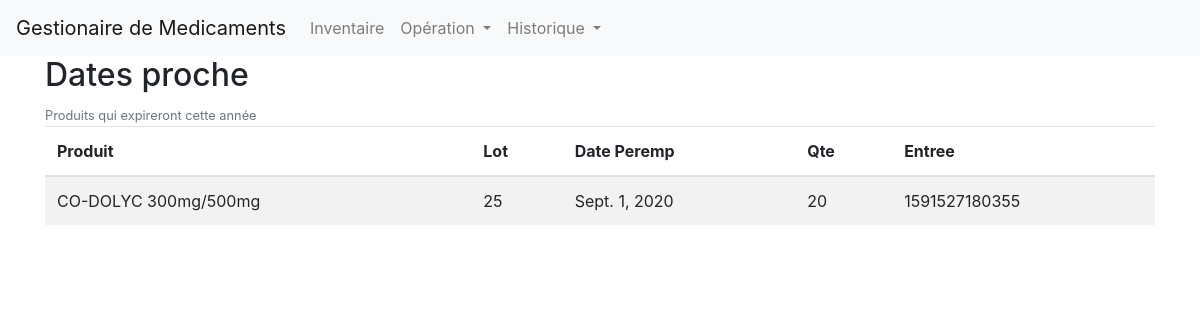
The app's page /close_expiries/, older data.
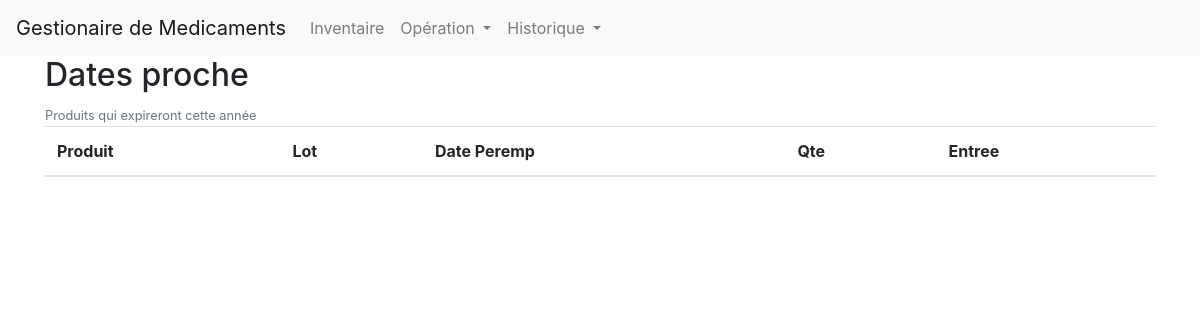
The same page, newer data.
### main/models.py (models this page shows, shortened)
class Lot(models.Model):
    drug = models.ForeignKey(Drug, on_delete=models.CASCADE)
    entry = models.ForeignKey(Entry, on_delete=models.CASCADE, default='')
    lot_number = models.CharField(max_length=30)
    exp_date = models.DateField()
    qte = models.IntegerField()
    tva = models.CharField(max_length=30)
    ht = models.CharField(max_length=30)
    ppa = models.CharField(max_length=30)
    marge = models.CharField(max_length=30)
    shp = models.CharField(max_length=30, default='2.0')
    def __str__(self):
        return '{} LOT:{} {}'.format(self.drug.name, self.lot_number, self.exp_date)

class Drug(models.Model):
    name = models.CharField(max_length=100)
    dosage = models.CharField(max_length=100)
    size = models.IntegerField(default=30)

class Entry(models.Model):
    number = models.CharField(max_length=30, default='-------')
    bill_number = models.CharField(max_length=30, default='-------')
    date = models.DateField()

### main/views.py (the view)
# urls.py: path('close_expiries/', main_views.close_expiries, name='close_expiries'),
def close_expiries(request):
    today = '{}'.format(datetime.date.today()).replace('-', '')
    next_year = int(today)+10000
    close = []
    for lot in Lot.objects.all():
        date = '{}'.format(lot.exp_date).replace('-', '')
        if int(date) <= next_year and int(date) > int(today):
            close.append(lot)
    print(close)
    return render(request, 'main/close_expiries.html', {'entries': close})

### main/templates/main/close_expiries.html
{% extends 'main/base.html' %}
{% block content %}
<div class='container'>
    <h2>Dates proche</h2>
    <small class='text-muted'>Produits qui expireront cette année</small>
    <table class="table table-striped">
        <thead>
            <th>Produit</th>
            <th>Lot</th>
            <th>Date Peremp</th>
            <th>Qte</th>
            <th>Entree</th>
        </thead>
        <tbody>
            {% for entry in entries %}
            <td>{{ entry.drug.name }} {{ entry.drug.dosage}}</td>
            <td>{{ entry.lot_number }}</td>
            <td>{{ entry.exp_date }}</td>
            <td>{{ entry.qte }}</td>
            <td>{{ entry.entry.number }}</td>
            {% endfor %}
        </tbody>
    </table>
</div>
{% endblock %}

Row changes from the older to the newer data that the page shows:
removed Lot: drug.name "CO-DOLYC", drug.dosage "300mg/500mg", lot_number "25", exp_date "Sept. 1, 2020", qte "20", entry.number "1591527180355"
